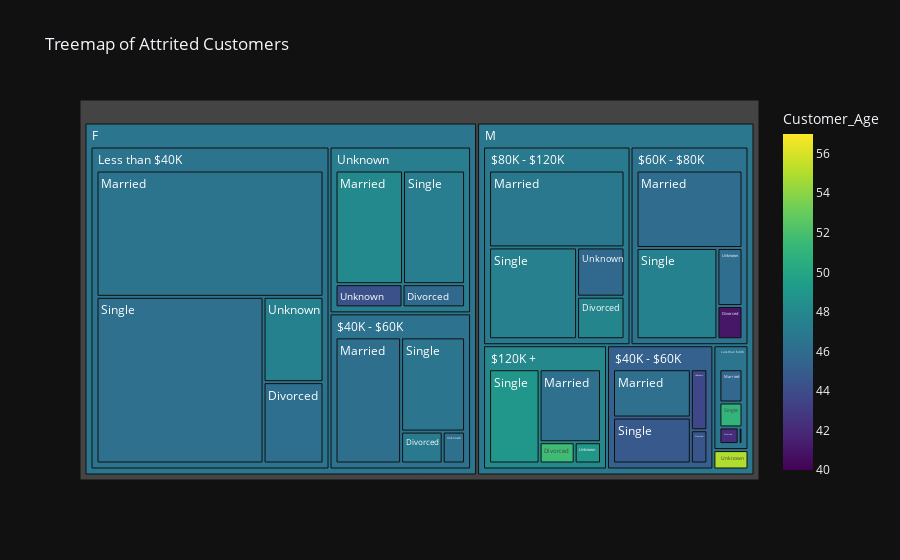

The notebook cell saved with this chart:
### Markdown cell above
Let's make a treamap of this data and see what most of our attrited customers look like:

### Code cell
# Treemap
fig = px.treemap(
    result,
    path=['Gender', 'Income_Category', 'Marital_Status'],
    values='COUNT',
    color='Customer_Age', 
    hover_data=['Total_Trans_Ct', 'Credit_Limit'],
    title='Treemap of Attrited Customers',
    color_continuous_scale='Viridis',  
    template='plotly_dark',
)
fig.show()

### Figure 1 — Plotly figure (JSON) as saved in the notebook; plotly's stock layout.template omitted (floating-point values rounded to 4 significant figures; data arrays with more than 128 entries replaced by an {"elided": "..."} marker saying what was removed)
{"data": [{"branchvalues": "total", "customdata": {"elided": "45x3 mixed values"}, "domain": {"x": [0, 1], "y": [0, 1]}, "hovertemplate": "labels=%{label}<br>COUNT=%{value}<br>parent=%{parent}<br>id=%{id}<br>Total_Trans_Ct=%{customdata[0]}<br>Credit_Limit=%{customdata[1]}<br>Customer_Age=%{color}<extra></extra>", "ids": ["M/$120K +/Divorced", "F/$40K - $60K/Divorced", "M/$40K - $60K/Divorced", "M/$60K - $80K/Divorced", "M/$80K - $120K/Divorced", "F/Less than $40K/Divorced", "M/Less than $40K/Divorced", "F/Unknown/Divorced", "M/$120K +/Married", "F/$40K - $60K/Married", "M/$40K - $60K/Married", "M/$60K - $80K/Married", "M/$80K - $120K/Married", "F/Less than $40K/Married", "M/Less than $40K/Married", "F/Unknown/Married", "M/$120K +/Single", "F/$40K - $60K/Single", "M/$40K - $60K/Single", "M/$60K - $80K/Single", "M/$80K - $120K/Single", "F/Less than $40K/Single", "M/Less than $40K/Single", "F/Unknown/Single", "M/Unknown/Single", "M/$120K +/Unknown", "F/$40K - $60K/Unknown", "M/$40K - $60K/Unknown", "M/$60K - $80K/Unknown", "M/$80K - $120K/Unknown", "F/Less than $40K/Unknown", "M/Less than $40K/Unknown", "F/Unknown/Unknown", "M/Unknown/Unknown", "M/$120K +", "F/$40K - $60K", "M/$40K - $60K", "M/$60K - $80K", "M/$80K - $120K", "F/Less than $40K", "M/Less than $40K", "F/Unknown", "M/Unknown", "F", "M"], "labels": ["Divorced", "Divorced", "Divorced", "Divorced", "Divorced", "Divorced", "Divorced", "Divorced", "Married", "Married", "Married", "Married", "Married", "Married", "Married", "Married", "Single", "Single", "Single", "Single", "Single", "Single", "Single", "Single", "Single", "Unknown", "Unknown", "Unknown", "Unknown", "Unknown", "Unknown", "Unknown", "Unknown", "Unknown", "$120K +", "$40K - $60K", "$40K - $60K", "$60K - $80K", "$80K - $120K", "Less than $40K", "Less than $40K", "Unknown", "Unknown", "F", "M"], "marker": {"coloraxis": "coloraxis", "colors": [51.62, 47, 44.5, 41, 47.79, 46.12, 42.2, 45.64, 46.23, 46.17, 46.22, 45.97, 46.83, 46.54, 45.58, 48.03, 48.92, 46.61, 44.74, 47.48, 47.41, 46.23, 51.11, 47.19, 57, 49, 46.29, 43.73, 46.07, 45.64, 47.51, 40, 44.27, 47, 47.97, 46.41, 45.24, 46.37, 47.0, 46.45, 46.59, 47.17, 55, 46.58, 46.78]}, "name": "", "parents": ["M/$120K +", "F/$40K - $60K", "M/$40K - $60K", "M/$60K - $80K", "M/$80K - $120K", "F/Less than $40K", "M/Less than $40K", "F/Unknown", "M/$120K +", "F/$40K - $60K", "M/$40K - $60K", "M/$60K - $80K", "M/$80K - $120K", "F/Less than $40K", "M/Less than $40K", "F/Unknown", "M/$120K +", "F/$40K - $60K", "M/$40K - $60K", "M/$60K - $80K", "M/$80K - $120K", "F/Less than $40K", "M/Less than $40K", "F/Unknown", "M/Unknown", "M/$120K +", "F/$40K - $60K", "M/$40K - $60K", "M/$60K - $80K", "M/$80K - $120K", "F/Less than $40K", "M/Less than $40K", "F/Unknown", "M/Unknown", "M", "F", "M", "M", "M", "F", "M", "F", "M", "", ""], "type": "treemap", "values": [8, 13, 6, 8, 19, 41, 5, 14, 48, 81, 41, 79, 98, 241, 12, 74, 51, 59, 39, 71, 76, 234, 9, 68, 4, 6, 7, 11, 14, 22, 43, 1, 15, 1, 113, 160, 97, 172, 215, 559, 27, 171, 5, 890, 629]}], "layout": {"coloraxis": {"colorbar": {"title": {"text": "Customer_Age"}}, "colorscale": [[0, "#440154"], [0.1111, "#482878"], [0.2222, "#3e4989"], [0.3333, "#31688e"], [0.4444, "#26828e"], [0.5556, "#1f9e89"], [0.6667, "#35b779"], [0.7778, "#6ece58"], [0.8889, "#b5de2b"], [1, "#fde725"]]}, "legend": {"tracegroupgap": 0}, "title": {"text": "Treemap of Attrited Customers"}}}
